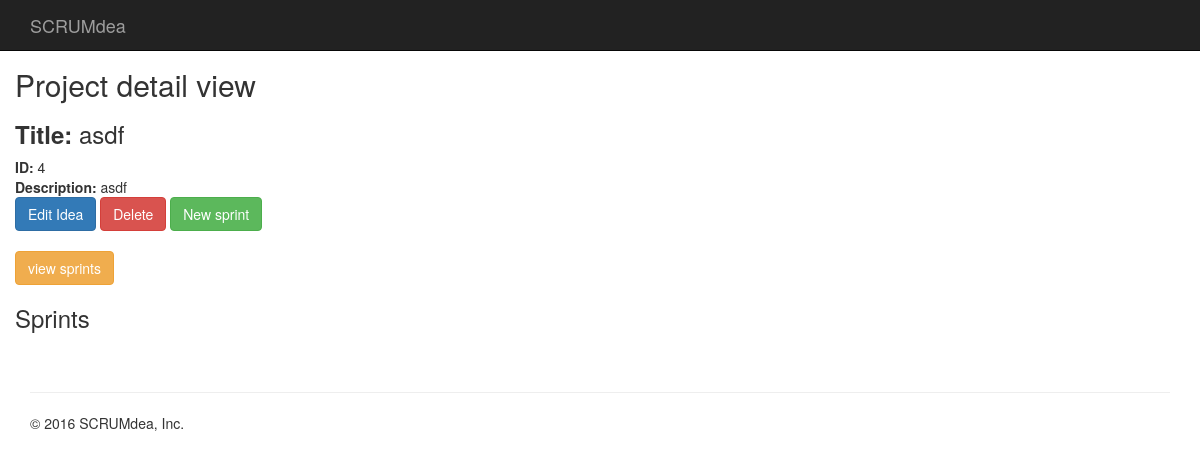
The page /projects/4/ on the database as committed earlier.
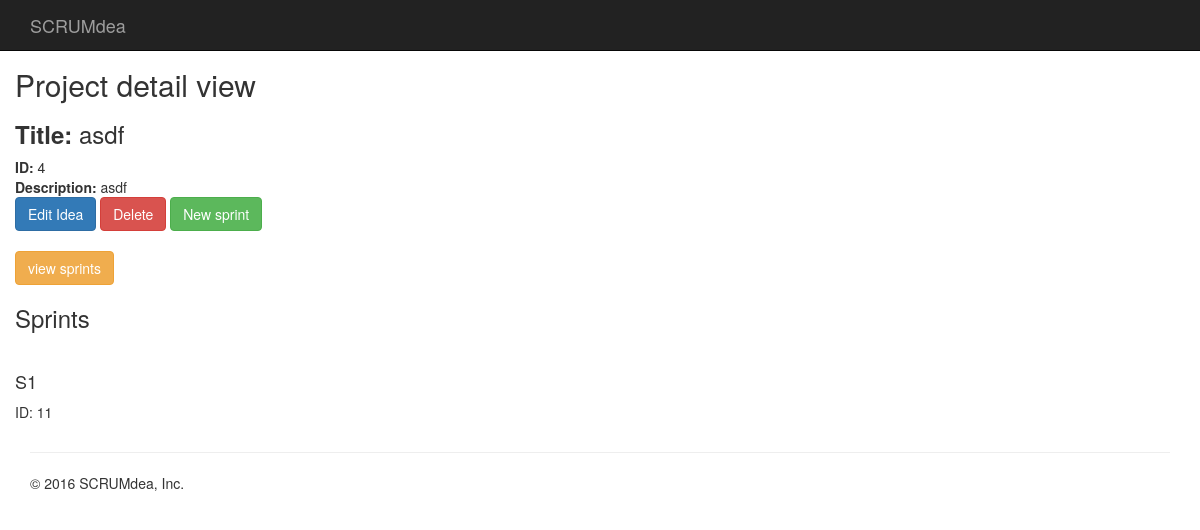
The same page on the database as committed later.
### scrumdea/models.py (models this page shows)
class Sprint(models.Model):
    name = models.CharField(max_length=100)
    project = models.ForeignKey(Project, on_delete=models.CASCADE)
    creation_date = timezone.now()
    finishing_date = models.DateTimeField(null=True)

### scrumdea/views.py (the view)
# urls.py: url(r'^projects/(?P<pk>\d+)/$', views.ProjectDetailView.as_view(), name='project_detail_view'),
class ProjectDetailView(DetailView):
    model = src_models.Project
    template_name = 'scrumdea/project/project-detail.html'
    def get_context_data(self, **kwargs):
        context = super(ProjectDetailView, self).get_context_data(**kwargs)
        context['sprints'] = src_models.Sprint.objects.filter(project=self.kwargs['pk'])
        return context

### scrumdea/templates/scrumdea/project/project-detail.html (shortened to what this page needs)
{% extends "scrumdea/base.html" %}
{% block content %}
    <h2>Project detail view</h2>
        <h3><strong>Title: </strong>{{ object.name }}</h3>
        <strong>ID:</strong> {{ object.id }}<br/>
        <strong>Description: </strong>{{ object.description }}<br/>
        <a href="{% url "project_edit_view" pk=object.id %}"> <button type="button" class="btn btn-primary">Edit Idea</button></a>
        <a href="{% url "project_delete_view" pk=object.id %}"> <button type="button" class="btn btn-danger">Delete</button></a>
        <a href="{% url "sprint_create_view" pk=object.id %}"> <button type="button" class="btn btn-success">New sprint</button></a>
        <p> <br><a href="{% url "sprint_list_view" pk=object.id %}"> <button type="button" class="btn btn-warning">view sprints</button></a></p>
    <h3>Sprints</h3>
    <p>&nbsp;</p>
    {% if sprints %}
        {% for sprint in sprints %}
            <h4>{{ sprint.name }}</h4>
            <p>ID: {{ sprint.id }}</p>
        {% endfor %}
    {% endif %}
{% endblock %}

Rows that differ between the two databases and show on the page:
added Sprint: name "S1", id "11"
